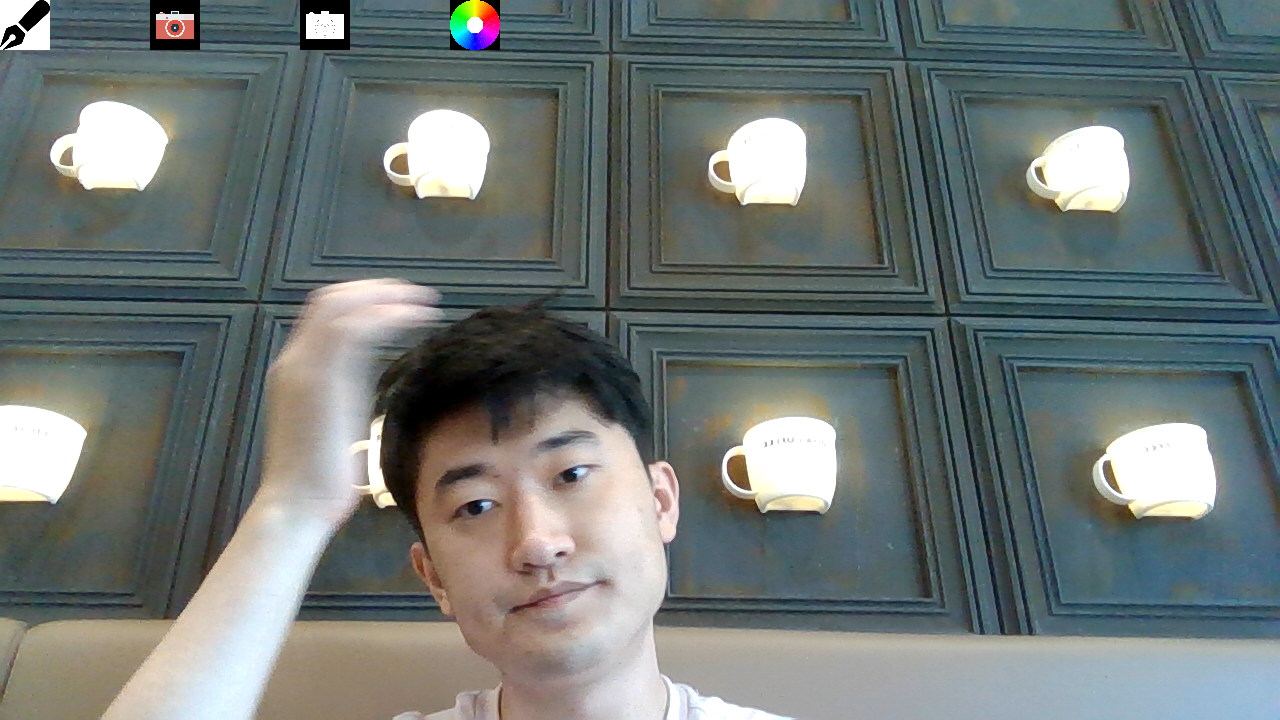
#> input picture newTech/fingerDraw/Cam Test.png, 1280 x 720 px, given in place of the camera
$ python UntackedVirtualBlackBoard.py
#> lines starting #> are read from the running program, lines starting #| are printed output that depends on the picture; after the words box and inside, x2 and y2 are one past the last pixel; in counts of white or black regions, pixels touching at a corner belong together
import cv2
import numpy as np
import time
import keyboard


def nothing(x):
    pass

cap = cv2.VideoCapture(0)
cap.set(3,1280)
cap.set(4,720)

cv2.namedWindow("Trackbars")

cv2.createTrackbar("L - H", "Trackbars", 0, 179, nothing)
#> slider 'L - H' is set to 35
cv2.createTrackbar("L - S", "Trackbars", 0, 255, nothing)
#> slider 'L - S' is set to 51
cv2.createTrackbar("L - V", "Trackbars", 0, 255, nothing)
#> slider 'L - V' is set to 51
cv2.createTrackbar("U - H", "Trackbars", 179, 179, nothing)
cv2.createTrackbar("U - S", "Trackbars", 255, 255, nothing)
cv2.createTrackbar("U - V", "Trackbars", 255, 255, nothing)


while True:

    ret, frame = cap.read()
#> frame is the input picture: shape (720, 1280, 3); mean B, G, R 117, 119, 111.1
    if not ret:
        break
    frame = cv2.flip( frame, 1 )
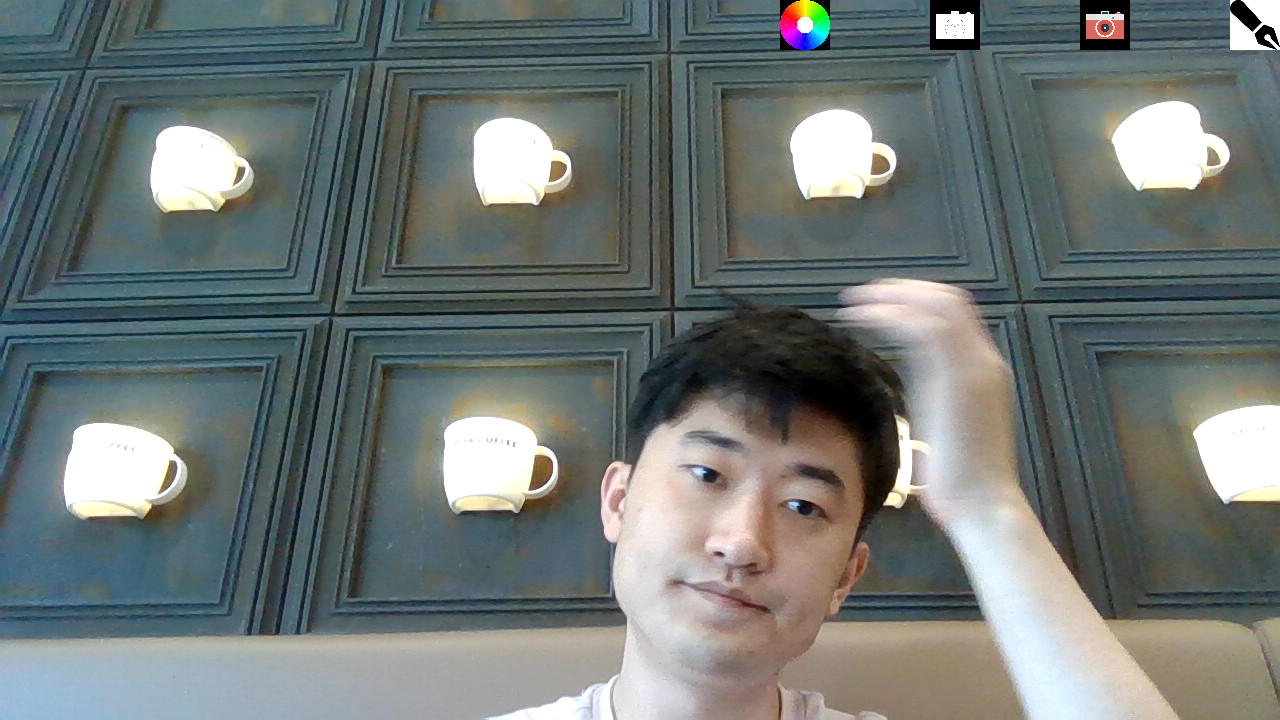
#> frame: shape (720, 1280, 3); mean B, G, R 117, 119, 111.1

    hsv = cv2.cvtColor(frame, cv2.COLOR_BGR2HSV)
#> hsv: shape (720, 1280, 3); mean H, S, V 67.4, 48.3, 125

    l_h = cv2.getTrackbarPos("L - H", "Trackbars")
    l_s = cv2.getTrackbarPos("L - S", "Trackbars")
    l_v = cv2.getTrackbarPos("L - V", "Trackbars")
    u_h = cv2.getTrackbarPos("U - H", "Trackbars")
    u_s = cv2.getTrackbarPos("U - S", "Trackbars")
    u_v = cv2.getTrackbarPos("U - V", "Trackbars")

    lower_range = np.array([l_h, l_s, l_v])
    upper_range = np.array([u_h, u_s, u_v])

    mask = cv2.inRange(hsv, lower_range, upper_range)
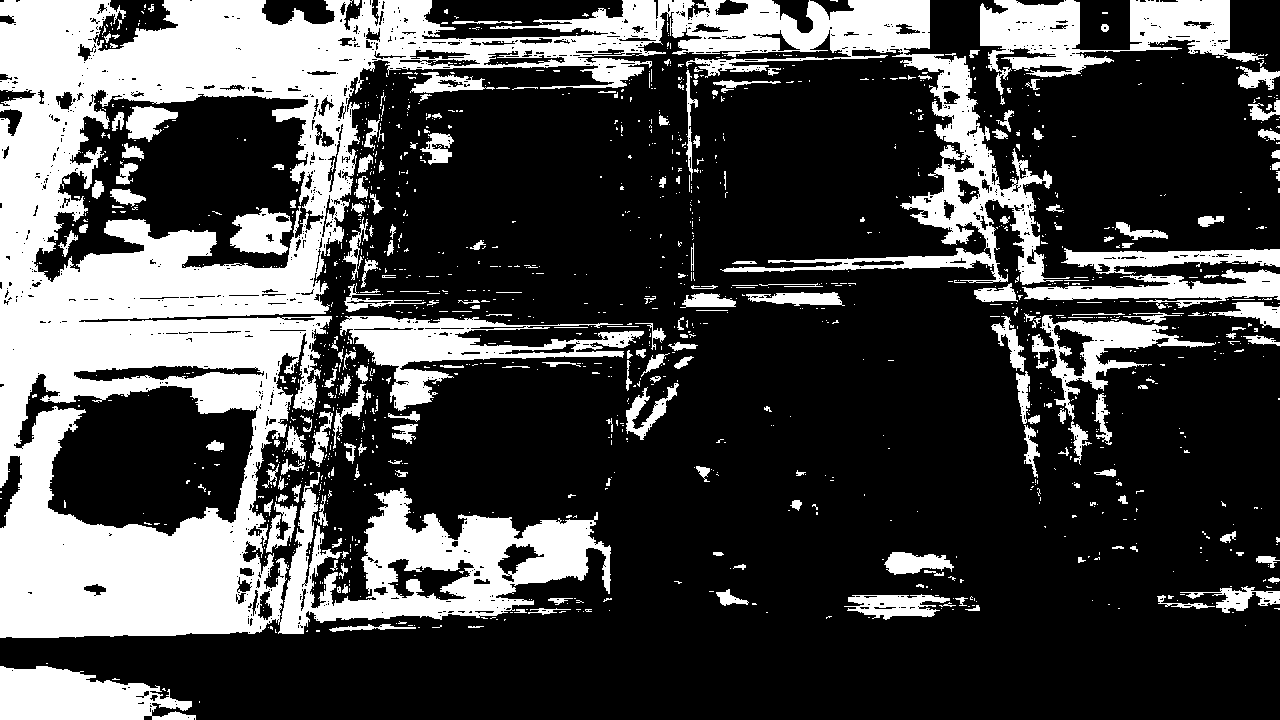
#> mask: shape (720, 1280); 28.4% white; 1441 white regions (1220 under 20 px), largest, box (x1, y1, x2, y2) and area: (0, 0, 1070, 638) 186648, (980, 0, 1264, 95) 11088, (340, 316, 644, 411) 8826

    res = cv2.bitwise_and(frame, frame, mask=mask)
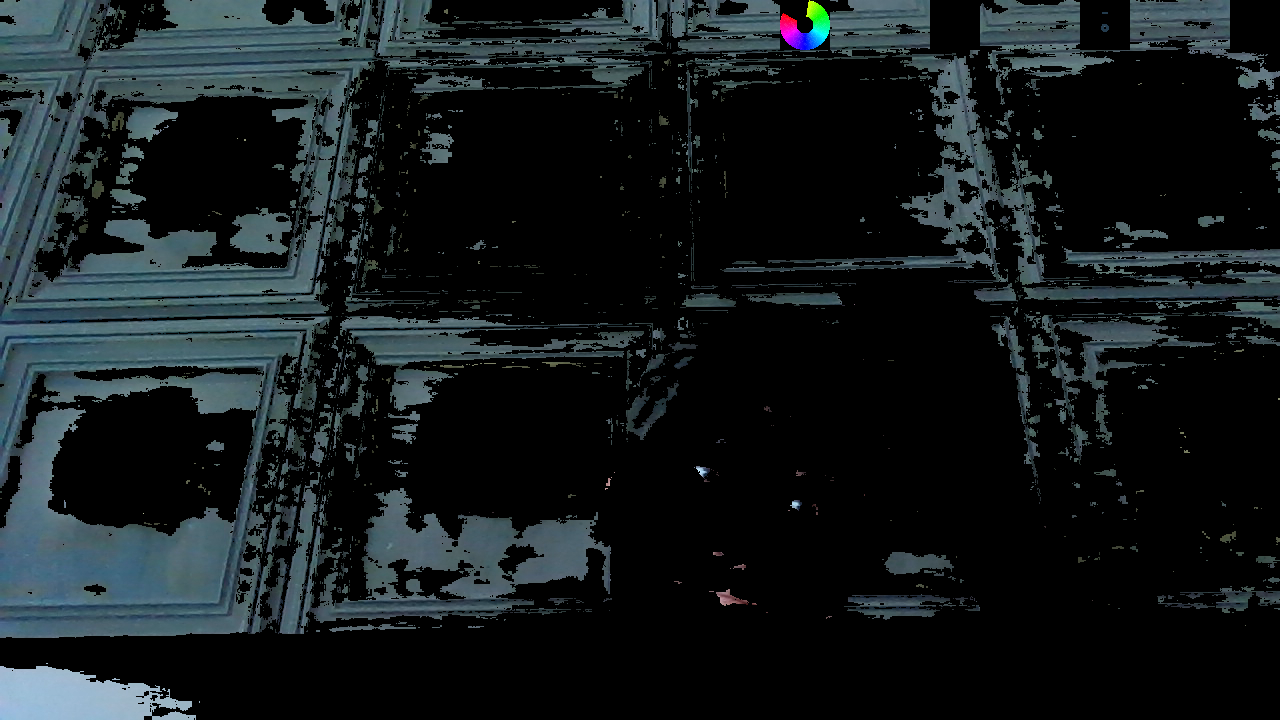
#> res: shape (720, 1280, 3); mean B, G, R 29, 27, 20.6

    mask_3 = cv2.cvtColor(mask, cv2.COLOR_GRAY2BGR)

    stacked = np.hstack((mask_3,frame,res))
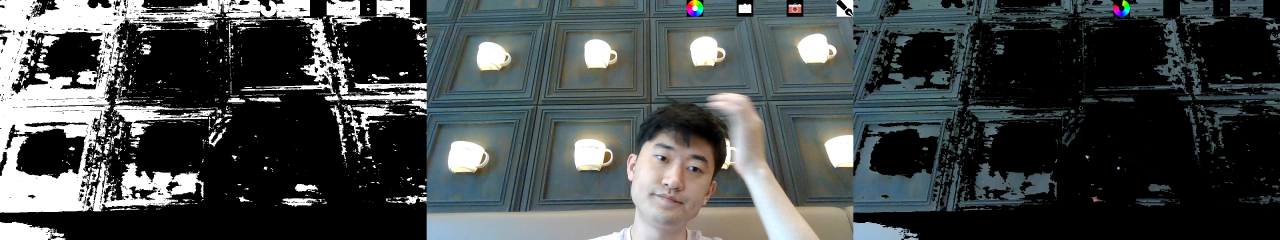
#> stacked: shape (720, 3840, 3) (shown at 1/3 size); mean B, G, R 72.8, 72.8, 68

    cv2.imshow('Trackbars',cv2.resize(stacked,None,fx=0.4,fy=0.4))
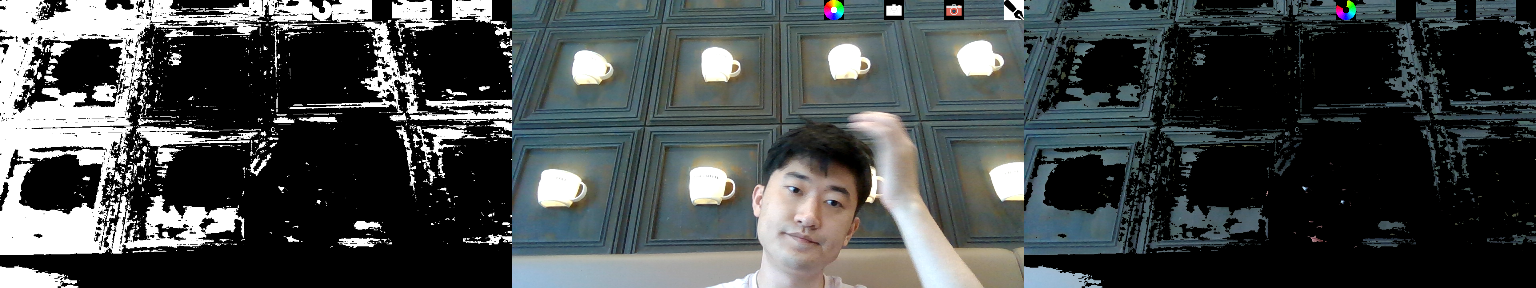
#> window 'Trackbars': shape (288, 1536, 3); mean B, G, R 72.8, 72.7, 68

    key = cv2.waitKey(1)
#> (key x is pressed here)
    if key == 27:
        break

    if key == ord('s'):

        thearray = [[l_h,l_s,l_v],[u_h, u_s, u_v]]
        print(thearray)

        np.save('penval',thearray)
        break

cap.release()
cv2.destroyAllWindows()


load_from_disk = True
if load_from_disk:
#> (the run stopped early here; a loop or call above may not have finished)
